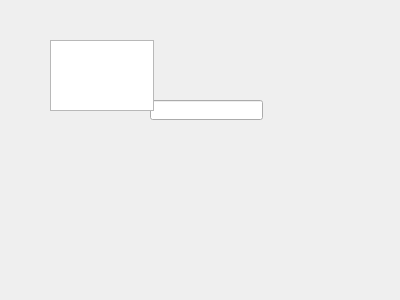
<?xml version="1.0" encoding="UTF-8"?>
<ui version="4.0">
 <class>Cacat</class>
 <widget class="QWidget" name="Cacat">
  <property name="geometry">
   <rect>
    <x>0</x>
    <y>0</y>
    <width>400</width>
    <height>300</height>
   </rect>
  </property>
  <property name="windowTitle">
   <string>Cacat</string>
  </property>
  <widget class="QLineEdit" name="lineEdit">
   <property name="geometry">
    <rect>
     <x>150</x>
     <y>100</y>
     <width>113</width>
     <height>20</height>
    </rect>
   </property>
  </widget>
  <widget class="QTextEdit" name="textEdit">
   <property name="geometry">
    <rect>
     <x>50</x>
     <y>40</y>
     <width>104</width>
     <height>71</height>
    </rect>
   </property>
  </widget>
 </widget>
 <layoutdefault spacing="6" margin="11"/>
 <resources/>
 <connections/>
</ui>
